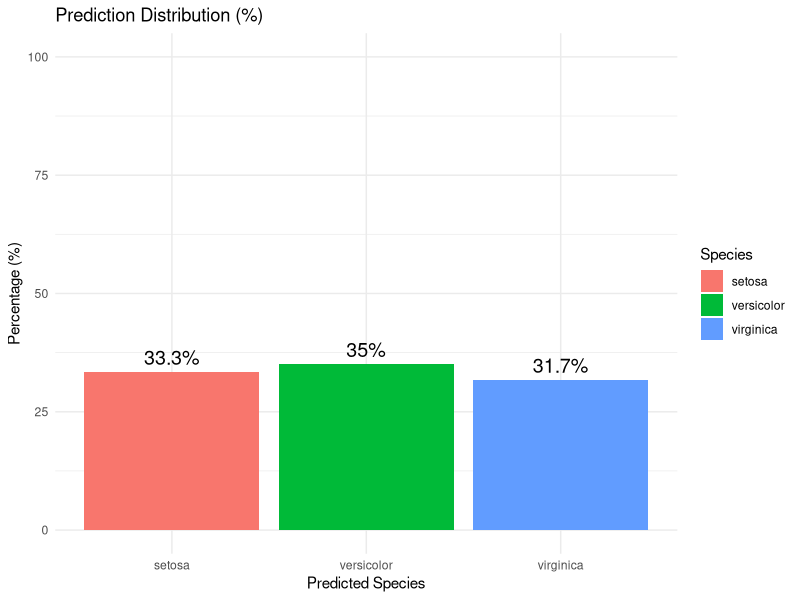
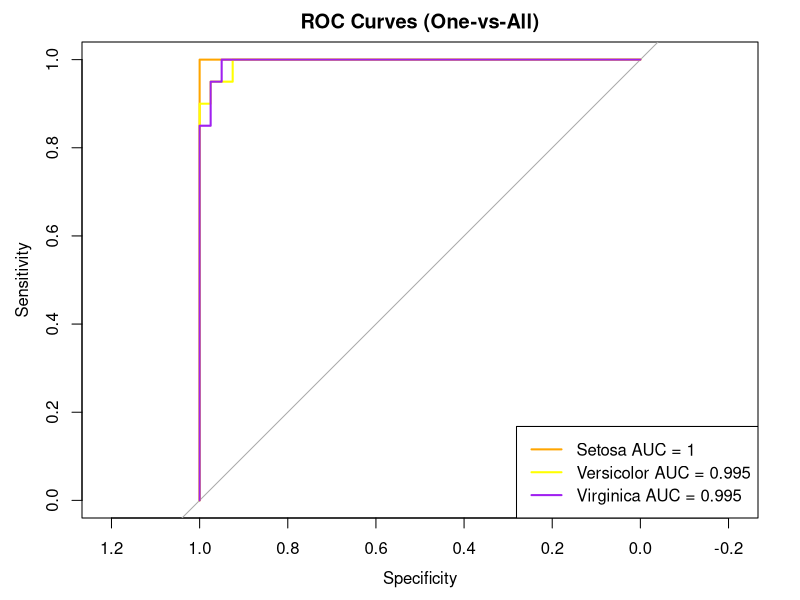
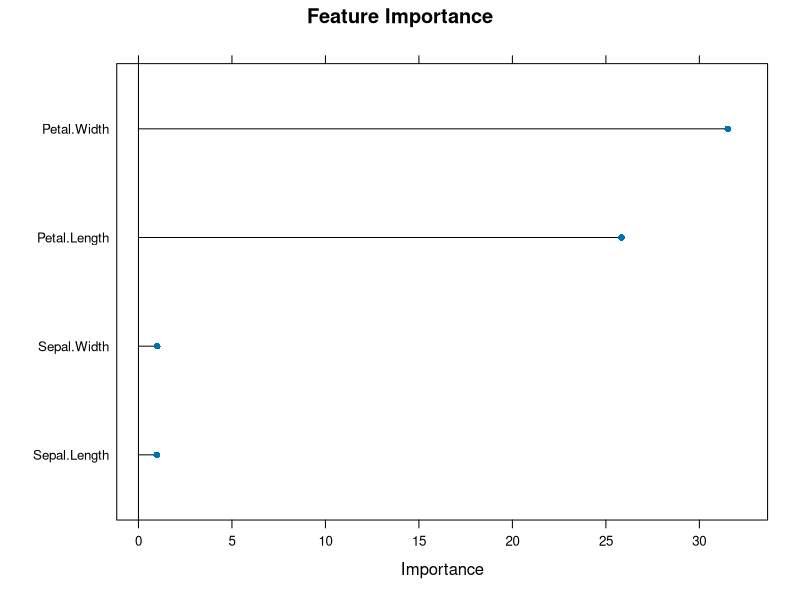
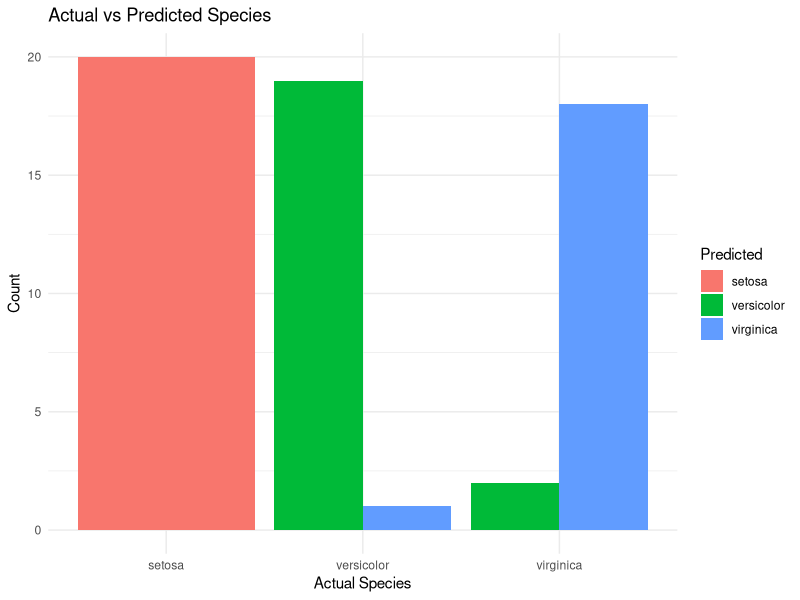

These charts were generated, in order, by the following R code:
# Load Required Libraries

install.packages(c("caret", "randomForest", "e1071", "ggplot2", "pROC"))
library(caret)
library(randomForest)
library(e1071)
library(ggplot2)
library(pROC)


# Load Data

data(iris)


# Split Data

set.seed(123)

trainIndex <- createDataPartition(iris$Species, 
                                  p = 0.6, 
                                  list = FALSE)

trainData <- iris[trainIndex, ]
testData  <- iris[-trainIndex, ]

# Preprocessing

preProcValues <- preProcess(trainData[, -5], method = c("center", "scale"))

trainTransformed <- predict(preProcValues, trainData)
testTransformed  <- predict(preProcValues, testData)


# Train Random Forest Model

control <- trainControl(method = "cv",
                        number = 10,
                        classProbs = TRUE)

model <- train(Species ~ ., 
               data = trainTransformed,
               method = "rf",
               trControl = control)


# Predictions

predictions  <- predict(model, testTransformed)
probabilities <- predict(model, testTransformed, type = "prob")


# Confusion Matrix

confusionMatrix(predictions, testTransformed$Species)


# Histogram of Prediction Percentages

pred_table <- as.data.frame(table(predictions))
colnames(pred_table) <- c("Species", "Count")

pred_table$Percentage <- (pred_table$Count / sum(pred_table$Count)) * 100

ggplot(pred_table, aes(x = Species, y = Percentage, fill = Species)) +
  geom_bar(stat = "identity") +
  geom_text(aes(label = paste0(round(Percentage, 1), "%")), 
            vjust = -0.5, size = 5) +
  labs(title = "Prediction Distribution (%)",
       x = "Predicted Species",
       y = "Percentage (%)") +
  theme_minimal() +
  ylim(0, 100)


# ROC Curves (One-vs-All)


test_labels <- testTransformed$Species

roc_setosa <- roc(as.numeric(test_labels == "setosa"), probabilities$setosa)
roc_versicolor <- roc(as.numeric(test_labels == "versicolor"), probabilities$versicolor)
roc_virginica <- roc(as.numeric(test_labels == "virginica"), probabilities$virginica)

plot(roc_setosa, col = "orange", main = "ROC Curves (One-vs-All)")
plot(roc_versicolor, col = "yellow", add = TRUE)
plot(roc_virginica, col = "purple", add = TRUE)

legend("bottomright",
       legend = c(
         paste("Setosa AUC =", round(auc(roc_setosa), 3)),
         paste("Versicolor AUC =", round(auc(roc_versicolor), 3)),
         paste("Virginica AUC =", round(auc(roc_virginica), 3))
       ),
       col = c("orange", "yellow", "purple"),
       lwd = 2)

auc(roc_setosa)
auc(roc_versicolor)
auc(roc_virginica) 

# Feature Importance

importance <- varImp(model, scale = FALSE)
print(importance)

plot(importance, main = "Feature Importance")

# Actual vs Predicted Plot

results <- data.frame(
  Actual = testTransformed$Species,
  Predicted = predictions
)

ggplot(results, aes(x = Actual, fill = Predicted)) +
  geom_bar(position = "dodge") +
  labs(title = "Actual vs Predicted Species",
       x = "Actual Species",
       y = "Count") +
  theme_minimal()
